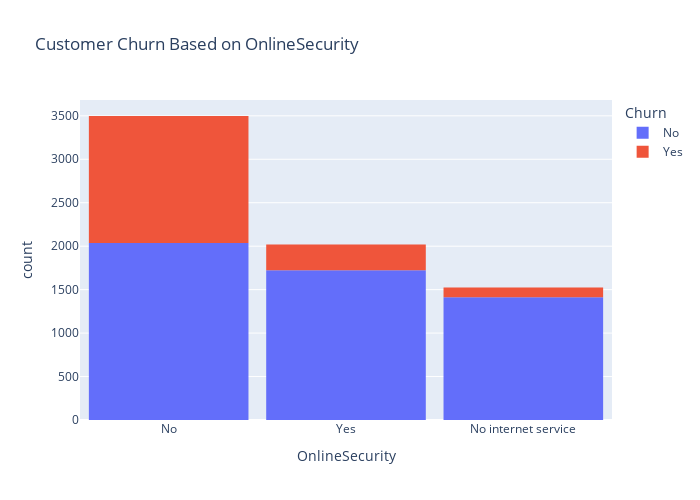

Notebook cell for this chart:
### Code cell
fig = px.histogram(data, x="OnlineSecurity", color="Churn", title="Customer Churn Based on OnlineSecurity")
fig.update_layout(width=700, height=500, bargap=0.1)
fig.show()

### Figure 1 — Plotly figure (JSON) as saved in the notebook; plotly's stock layout.template omitted (floating-point values rounded to 4 significant figures; data arrays with more than 128 entries replaced by an {"elided": "..."} marker saying what was removed)
{"data": [{"alignmentgroup": "True", "bingroup": "x", "hovertemplate": "Churn=No<br>OnlineSecurity=%{x}<br>count=%{y}<extra></extra>", "legendgroup": "No", "marker": {"color": "#636efa", "pattern": {"shape": ""}}, "name": "No", "offsetgroup": "No", "orientation": "v", "showlegend": true, "type": "histogram", "x": {"elided": "5174 str values"}, "xaxis": "x", "yaxis": "y"}, {"alignmentgroup": "True", "bingroup": "x", "hovertemplate": "Churn=Yes<br>OnlineSecurity=%{x}<br>count=%{y}<extra></extra>", "legendgroup": "Yes", "marker": {"color": "#EF553B", "pattern": {"shape": ""}}, "name": "Yes", "offsetgroup": "Yes", "orientation": "v", "showlegend": true, "type": "histogram", "x": {"elided": "1869 str values"}, "xaxis": "x", "yaxis": "y"}], "layout": {"bargap": 0.1, "barmode": "relative", "height": 500, "legend": {"title": {"text": "Churn"}, "tracegroupgap": 0}, "title": {"text": "Customer Churn Based on OnlineSecurity"}, "width": 700, "xaxis": {"anchor": "y", "domain": [0, 1], "title": {"text": "OnlineSecurity"}}, "yaxis": {"anchor": "x", "domain": [0, 1], "title": {"text": "count"}}}}
